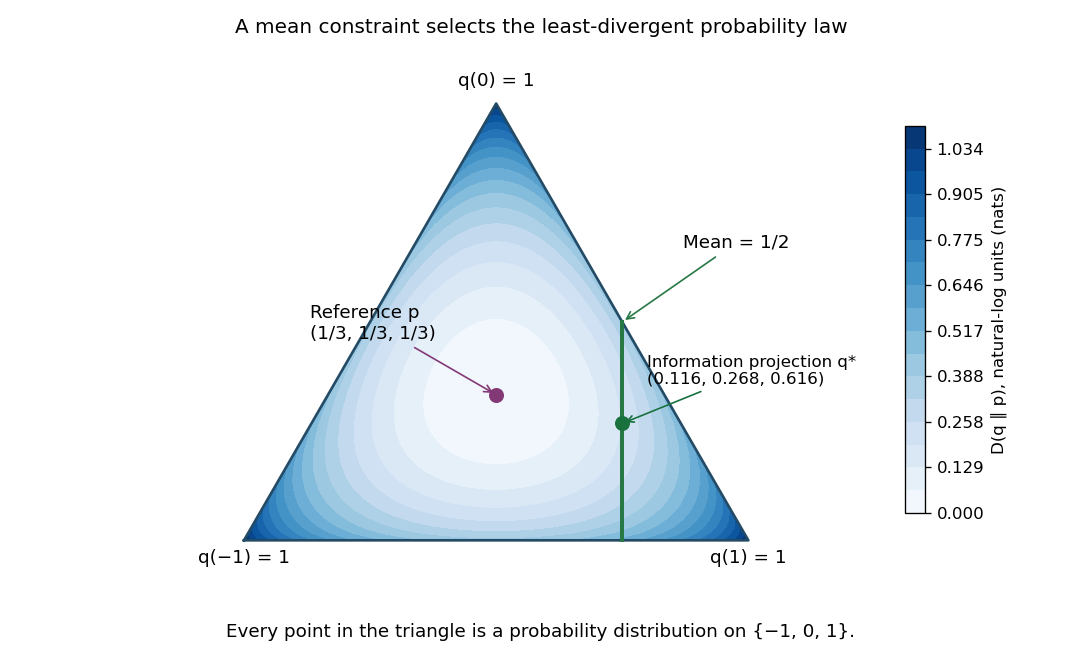

This chart was generated by the following Python code:
"""Original finite-alphabet mean-constrained information projection diagram."""

from math import sqrt
from pathlib import Path

import matplotlib

matplotlib.use("Agg")
import matplotlib.pyplot as plt
import numpy as np


def main():
    height = sqrt(3) / 2
    triples = np.array([(a / 70, b / 70, (70 - a - b) / 70)
        for a in range(71) for b in range(71 - a)])
    x = triples[:, 1] / 2 + triples[:, 2]
    y = height * triples[:, 1]
    with np.errstate(divide="ignore", invalid="ignore"):
        d = np.sum(np.where(triples > 0, triples * np.log(3 * triples), 0), axis=1)
    t = (1 + sqrt(13)) / 2
    q = np.array([1, t, t * t]) / (1 + t + t * t)
    assert abs(q[2] - q[0] - 0.5) < 1e-12
    fig, ax = plt.subplots(figsize=(9, 5.5), dpi=120, facecolor="white")
    contours = ax.tricontourf(x, y, d, levels=np.linspace(0, np.log(3), 18), cmap="Blues")
    ax.plot([0, 0.5, 1, 0], [0, height, 0, 0], color="#244b66", linewidth=1.6)
    ax.plot([0.75, 0.75], [0, height / 2], color="#287846", linewidth=2.4,
        label="Mean constraint q(1) − q(−1) = 1/2")
    ax.annotate("Mean = 1/2", xy=(0.75, height / 2), xytext=(0.87, 0.58),
        fontsize=11, arrowprops={"arrowstyle": "->", "color": "#287846"})
    ax.plot(0.5, height / 3, "o", color="#843977", markersize=8)
    ax.annotate("Reference p\n(1/3, 1/3, 1/3)", xy=(0.5, height / 3),
        xytext=(0.13, 0.40), fontsize=11,
        arrowprops={"arrowstyle": "->", "color": "#843977"})
    qx, qy = q[1] / 2 + q[2], height * q[1]
    ax.plot(qx, qy, "o", color="#19713e", markersize=8)
    ax.annotate("Information projection q*\n(0.116, 0.268, 0.616)", xy=(qx, qy),
        xytext=(0.80, 0.31), fontsize=10,
        arrowprops={"arrowstyle": "->", "color": "#19713e"})
    ax.text(0, -0.045, "q(−1) = 1", ha="center", fontsize=11)
    ax.text(1, -0.045, "q(1) = 1", ha="center", fontsize=11)
    ax.text(0.5, height + 0.035, "q(0) = 1", ha="center", fontsize=11)
    ax.set(xlim=(-0.09, 1.27), ylim=(-0.11, height + 0.12), aspect="equal",
        title="A mean constraint selects the least-divergent probability law")
    ax.axis("off")
    fig.colorbar(contours, ax=ax, shrink=0.7, pad=0.02, label="D(q ∥ p), natural-log units (nats)")
    fig.text(0.5, 0.035, "Every point in the triangle is a probability distribution on {−1, 0, 1}.",
        ha="center", fontsize=11)
    fig.tight_layout(rect=(0, 0.07, 1, 1))
    fig.savefig(Path(__file__).stem + ".png", facecolor="white")
    plt.close(fig)


if __name__ == "__main__":
    main()
